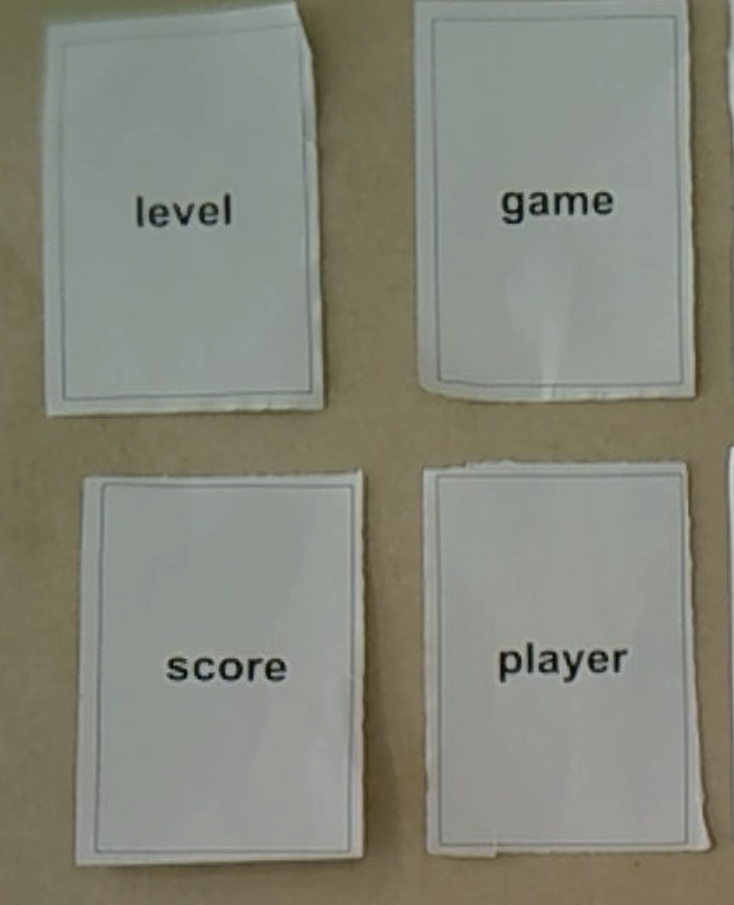
#> input picture resources/testimg1.png, 734 x 905 px, found by its file name
$ python main.py
#> lines starting #> are read from the running program, lines starting #| are printed output that depends on the picture; after the words box and inside, x2 and y2 are one past the last pixel; in counts of white or black regions, pixels touching at a corner belong together
### src/textcomp.py
import cv2 as cv
from pytesseract import pytesseract


class TextComp:
    def __init__(self, images):
        self._initialised = False
        self._init_tesseract()

        self._texts = list(map(lambda x: self.extract_text(x), images))

        if any(x.strip() == "" for x in self._texts):
            raise ValueError("== NO TEXT DETECTED IN ONE OF THE IMAGES ==\n\n")

    def _init_tesseract(self):
        pytesseract.tesseract_cmd = "C:/Program Files/Tesseract-OCR/tesseract.exe"
        self._initialised = True

    def get_texts(self):
        return self._texts

    # [7 lines left out: function add, not called in this run]

    def extract_text(self, image):
        """
        Extract text from the given image using Tesseract OCR.
        :param image: The image file.
        :return: Extracted text.
        """
        if not self._initialised:
            self._init_tesseract()

        if image is None:
            raise FileNotFoundError(f"=== IMAGE NOT FOUND ===\n\n")

        gray = cv.cvtColor(image, cv.COLOR_BGR2GRAY)
        gray = cv.threshold(gray, 0, 255, cv.THRESH_BINARY | cv.THRESH_OTSU)[1]
        extracted_text = pytesseract.image_to_string(gray, lang='eng', config='--psm 11')

        return extracted_text.strip()

    # [12 lines left out: function compare, not called in this run]

### src/main.py
import cv2
from textcomp import TextComp

img = cv2.imread("resources/testimg1.png")
#> img is the input picture: shape (905, 734, 3); mean B, G, R 122.3, 134.8, 133.2

text = TextComp([img]).get_texts()
#> in extract_text, `gray = cv.cvtColor(image, cv.COLOR_BGR2GRAY)`:
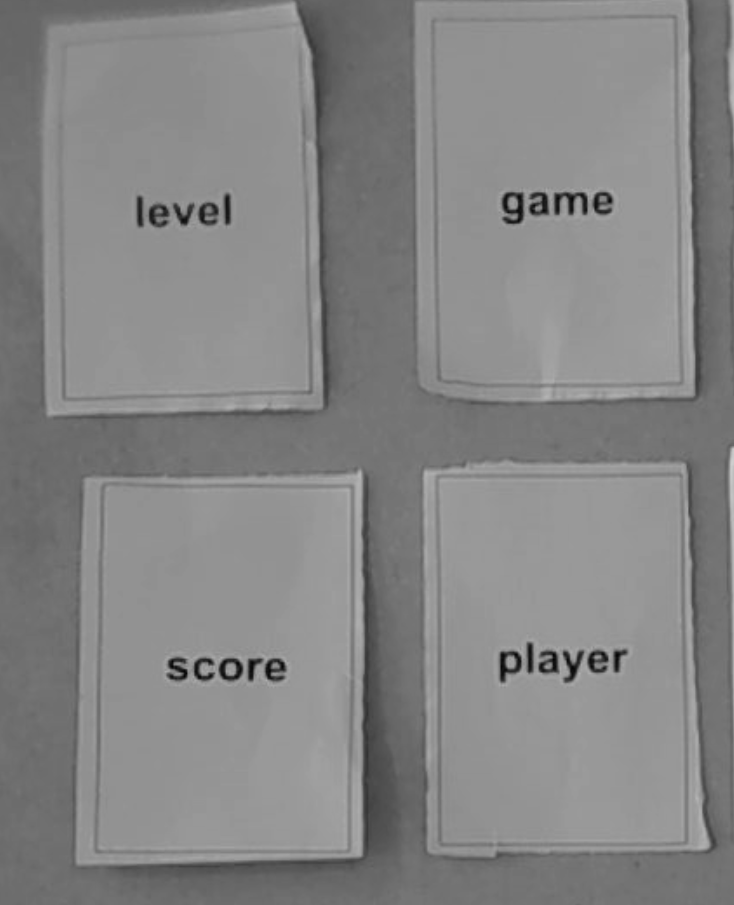
#> gray: shape (905, 734); min 3, max 206, mean 132.9
#> in extract_text, `gray = cv.threshold(gray, 0, 255, cv.THRESH_BINARY | cv.THRESH_OTSU)[1]`:
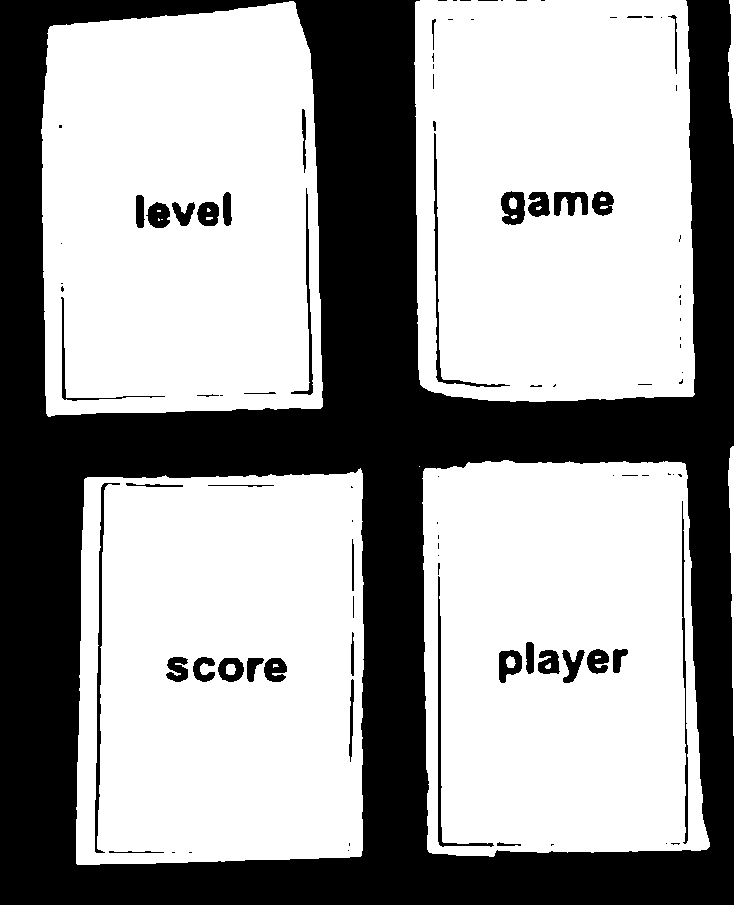
#> gray: shape (905, 734); 63.1% white; 96 black regions (53 under 20 px), largest, box (x1, y1, x2, y2) and area: (0, 0, 734, 905) 231067, (95, 483, 120, 853) 1233, (438, 576, 494, 847) 928
#> (the run stopped early here; a loop or call above may not have finished)

$ run again, with resources/playingcards.jpg saved as resources/testimg1.png
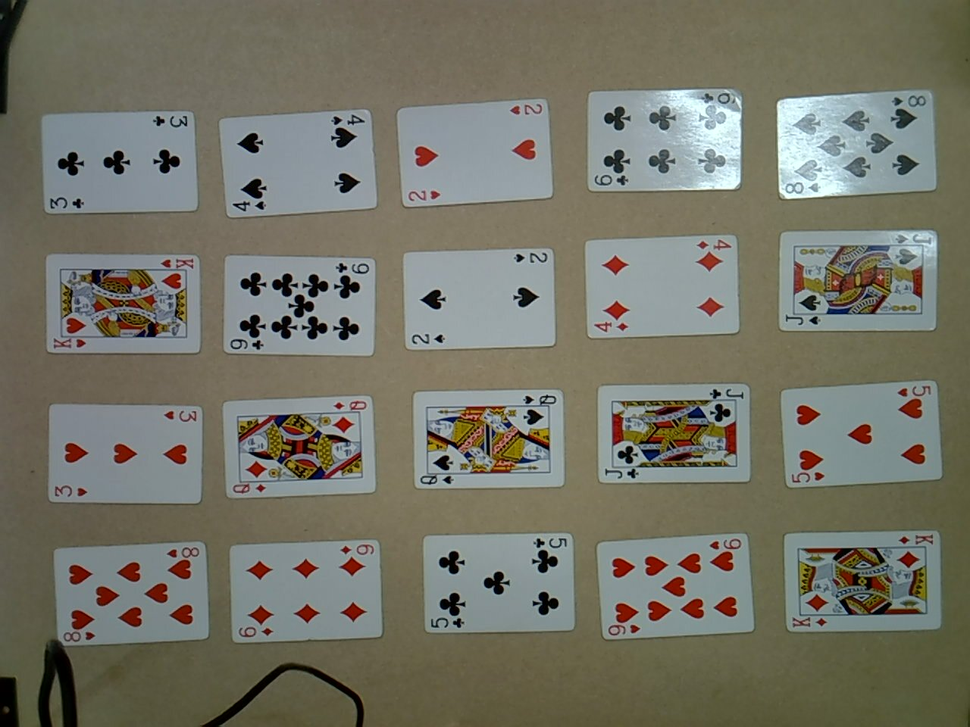
#> input picture resources/playingcards.jpg, 970 x 727 px, shrunk from 1280 x 960 before the run, found by its file name
#> img is the input picture: shape (727, 970, 3); mean B, G, R 103.4, 116.2, 116.7
#> in extract_text, `gray = cv.cvtColor(image, cv.COLOR_BGR2GRAY)`:
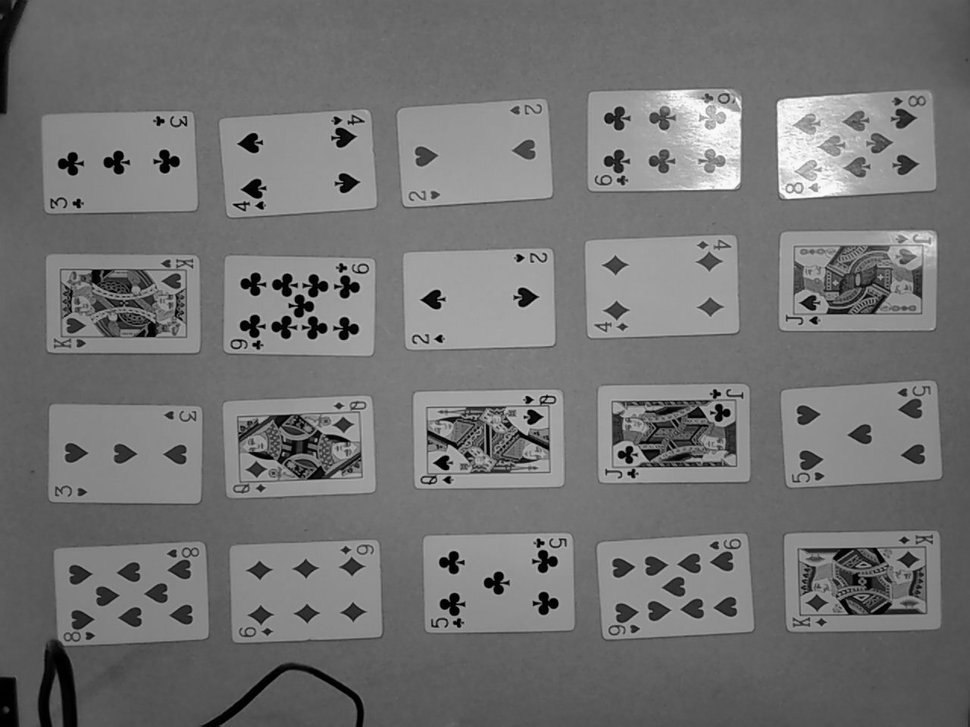
#> gray: shape (727, 970); min 0, max 253, mean 114.9
#> in extract_text, `gray = cv.threshold(gray, 0, 255, cv.THRESH_BINARY | cv.THRESH_OTSU)[1]`:
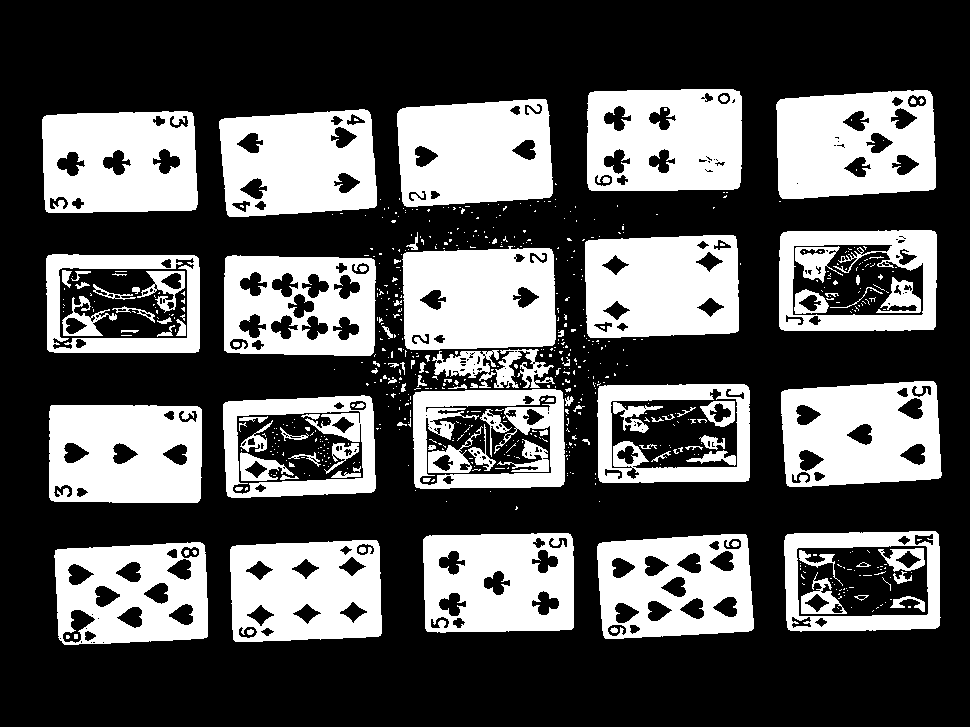
#> gray: shape (727, 970); 34.3% white; 689 white regions (572 under 20 px), largest, box (x1, y1, x2, y2) and area: (397, 99, 553, 207) 14209, (776, 90, 936, 199) 14150, (402, 246, 556, 350) 14045

$ run again, with resources/testimg2.jpg saved as resources/testimg1.png
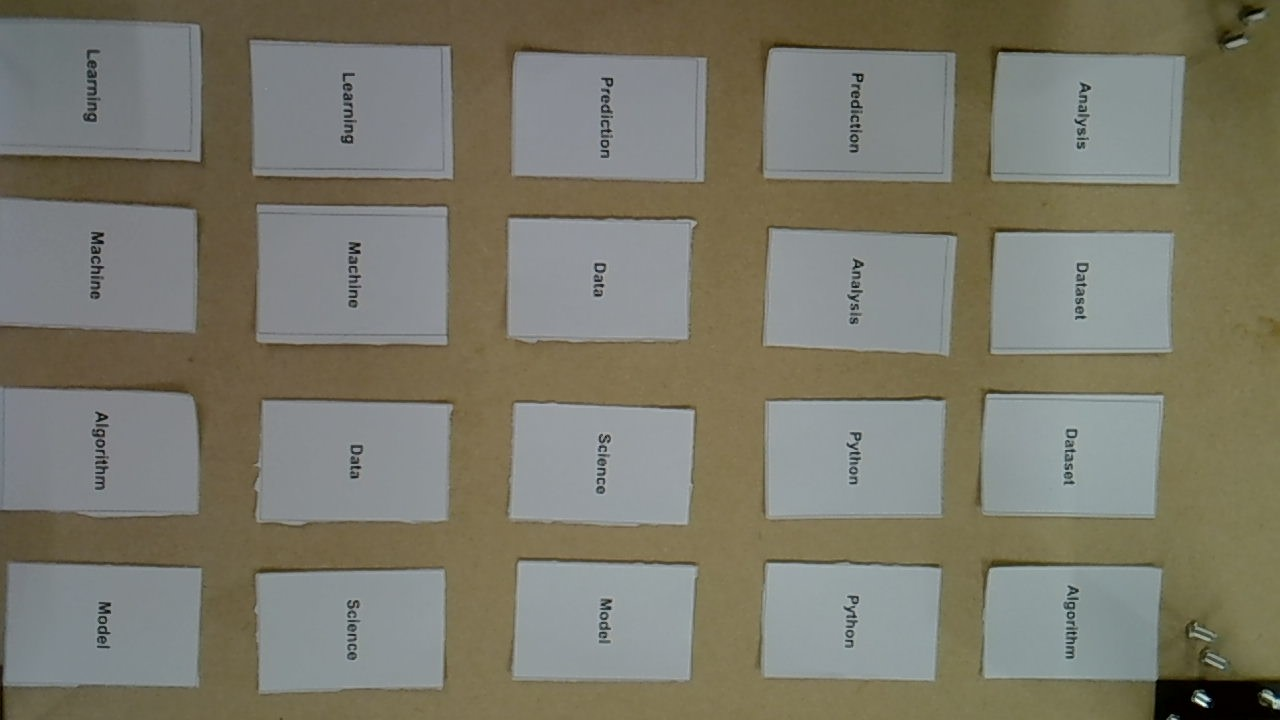
#> input picture resources/testimg2.jpg, 1280 x 720 px, found by its file name
#> img is the input picture: shape (720, 1280, 3); mean B, G, R 107.6, 121.6, 123.5
#> in extract_text, `gray = cv.cvtColor(image, cv.COLOR_BGR2GRAY)`:
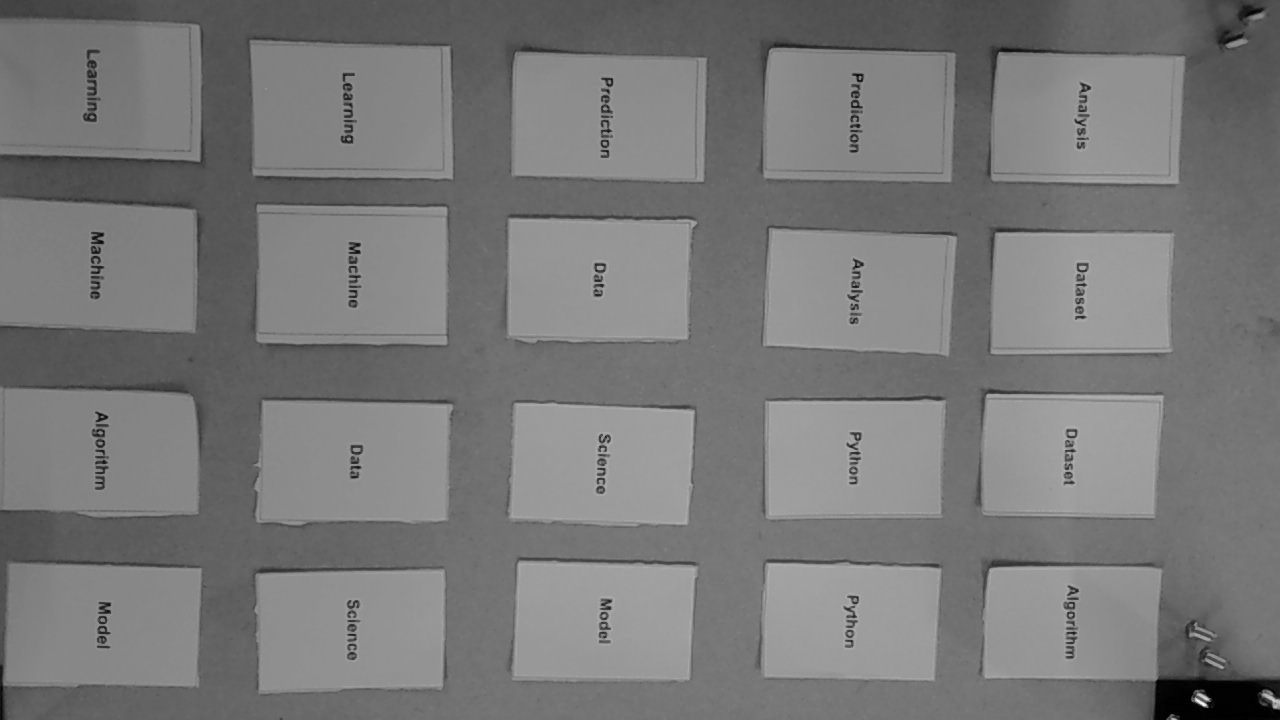
#> gray: shape (720, 1280); min 0, max 251, mean 120.6
#> in extract_text, `gray = cv.threshold(gray, 0, 255, cv.THRESH_BINARY | cv.THRESH_OTSU)[1]`:
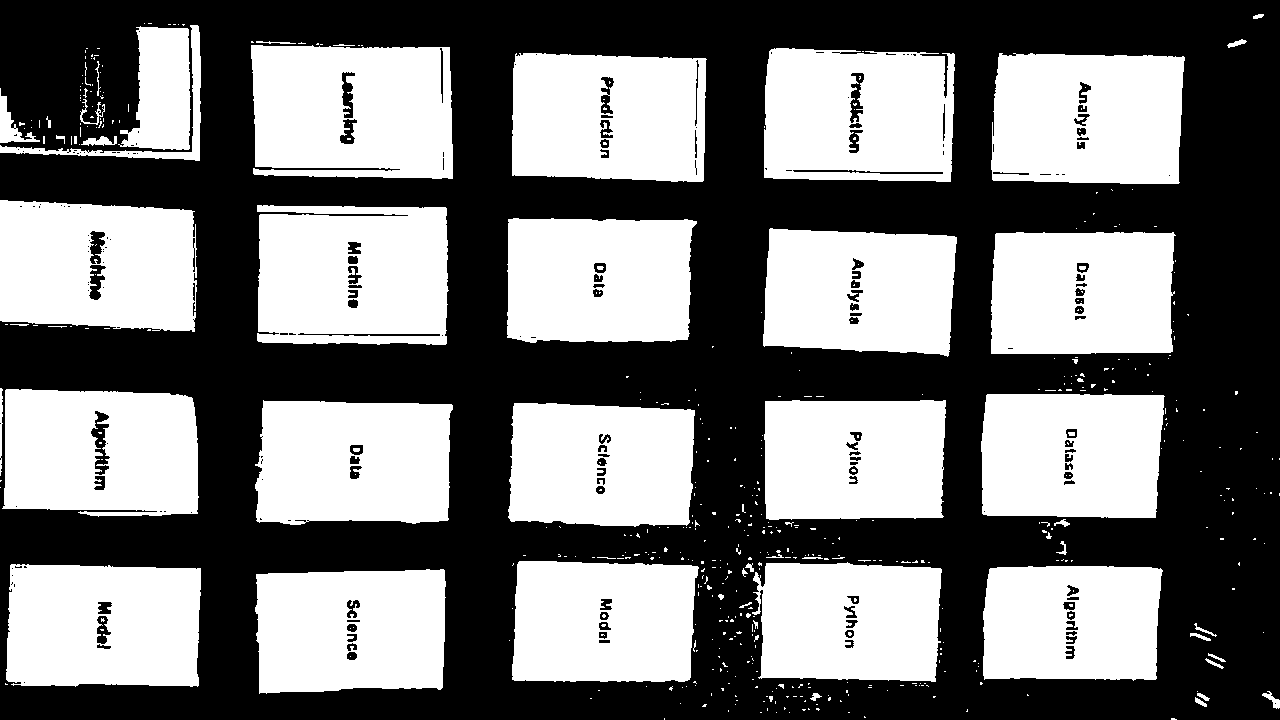
#> gray: shape (720, 1280); 46.9% white; 534 white regions (475 under 20 px), largest, box (x1, y1, x2, y2) and area: (257, 205, 449, 345) 24799, (251, 45, 453, 179) 24786, (991, 53, 1185, 184) 23412
